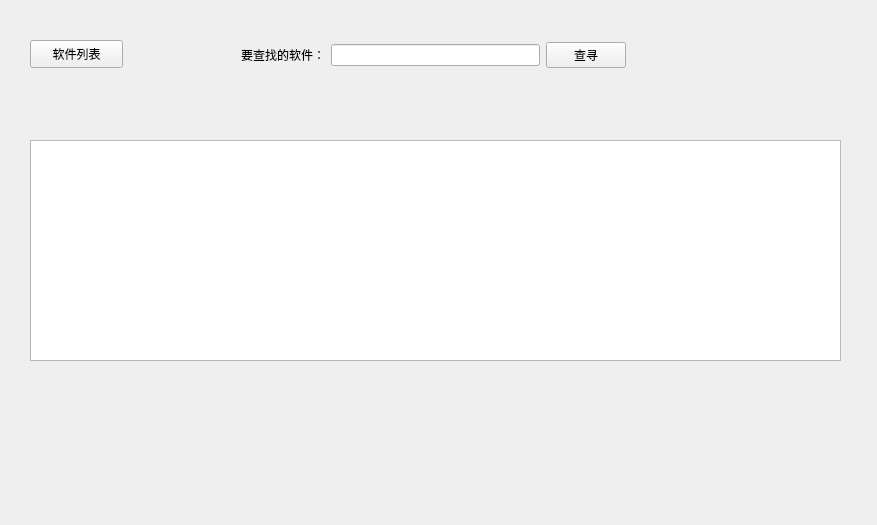
<?xml version="1.0" encoding="UTF-8"?>
<ui version="4.0">
 <class>Form</class>
 <widget class="QWidget" name="Form">
  <property name="geometry">
   <rect>
    <x>0</x>
    <y>0</y>
    <width>877</width>
    <height>525</height>
   </rect>
  </property>
  <property name="windowTitle">
   <string>Form</string>
  </property>
  <widget class="QPushButton" name="pushButton">
   <property name="geometry">
    <rect>
     <x>30</x>
     <y>40</y>
     <width>93</width>
     <height>28</height>
    </rect>
   </property>
   <property name="text">
    <string>软件列表</string>
   </property>
  </widget>
  <widget class="QTextBrowser" name="textBrowser">
   <property name="geometry">
    <rect>
     <x>30</x>
     <y>140</y>
     <width>811</width>
     <height>221</height>
    </rect>
   </property>
  </widget>
  <widget class="QWidget" name="">
   <property name="geometry">
    <rect>
     <x>241</x>
     <y>40</y>
     <width>385</width>
     <height>30</height>
    </rect>
   </property>
   <layout class="QHBoxLayout" name="horizontalLayout">
    <item>
     <widget class="QLabel" name="label">
      <property name="font">
       <font>
        <family>华文楷体</family>
       </font>
      </property>
      <property name="text">
       <string>要查找的软件：</string>
      </property>
     </widget>
    </item>
    <item>
     <widget class="QLineEdit" name="lineEdit"/>
    </item>
    <item>
     <widget class="QPushButton" name="pushButton_Search">
      <property name="text">
       <string>查寻</string>
      </property>
     </widget>
    </item>
   </layout>
  </widget>
 </widget>
 <resources/>
 <connections>
  <connection>
   <sender>pushButton</sender>
   <signal>clicked()</signal>
   <receiver>Form</receiver>
   <slot>software_list()</slot>
   <hints>
    <hint type="sourcelabel">
     <x>41</x>
     <y>49</y>
    </hint>
    <hint type="destinationlabel">
     <x>15</x>
     <y>54</y>
    </hint>
   </hints>
  </connection>
  <connection>
   <sender>pushButton_Search</sender>
   <signal>clicked()</signal>
   <receiver>Form</receiver>
   <slot>software_search()</slot>
   <hints>
    <hint type="sourcelabel">
     <x>585</x>
     <y>57</y>
    </hint>
    <hint type="destinationlabel">
     <x>702</x>
     <y>55</y>
    </hint>
   </hints>
  </connection>
 </connections>
 <slots>
  <slot>software_list()</slot>
  <slot>software_search()</slot>
 </slots>
</ui>
